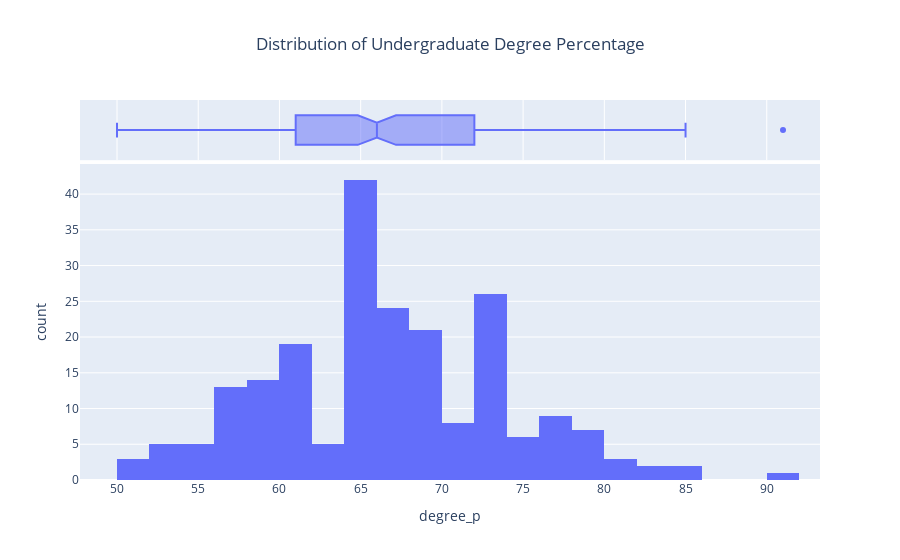

The notebook cell this image was saved under:
### Code cell
fig = px.histogram(df,x='degree_p', marginal='box', title='Distribution of Undergraduate Degree Percentage')
fig.update_layout(title_x=0.5)
fig.show()

### Figure 1 — Plotly figure (JSON) as saved in the notebook; plotly's stock layout.template omitted (floating-point values rounded to 4 significant figures; data arrays with more than 128 entries replaced by an {"elided": "..."} marker saying what was removed)
{"data": [{"alignmentgroup": "True", "bingroup": "x", "hovertemplate": "degree_p=%{x}<br>count=%{y}<extra></extra>", "legendgroup": "", "marker": {"color": "#636efa", "pattern": {"shape": ""}}, "name": "", "offsetgroup": "", "orientation": "v", "showlegend": false, "type": "histogram", "x": {"elided": "215 float values"}, "xaxis": "x", "yaxis": "y"}, {"alignmentgroup": "True", "hovertemplate": "degree_p=%{x}<extra></extra>", "legendgroup": "", "marker": {"color": "#636efa"}, "name": "", "notched": true, "offsetgroup": "", "showlegend": false, "type": "box", "x": {"elided": "215 float values"}, "xaxis": "x2", "yaxis": "y2"}], "layout": {"barmode": "relative", "legend": {"tracegroupgap": 0}, "title": {"text": "Distribution of Undergraduate Degree Percentage", "x": 0.5}, "xaxis": {"anchor": "y", "domain": [0, 1], "title": {"text": "degree_p"}}, "xaxis2": {"anchor": "y2", "domain": [0, 1], "matches": "x", "showgrid": true, "showticklabels": false}, "yaxis": {"anchor": "x", "domain": [0, 0.8316], "title": {"text": "count"}}, "yaxis2": {"anchor": "x2", "domain": [0.8416, 1], "matches": "y2", "showgrid": false, "showline": false, "showticklabels": false, "ticks": ""}}}
